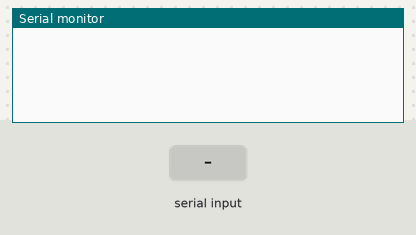
Bench run of a sketch on a simulated ESP32. Shown: the last lines printed to the serial monitor. Inputs (shaded band) come from the test bench.

Above: at 1.2 s.
1.3 s: "motor-speed" received over the second serial link
At 3.0 s:
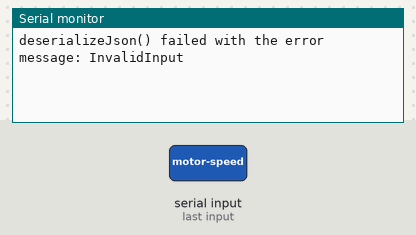
3.8 s: "1" received over the second serial link
At 6.1 s:
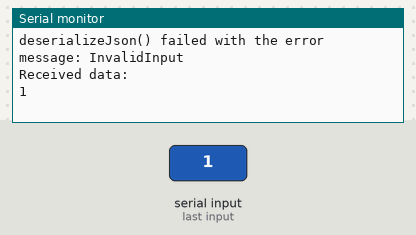

The sketch:

WebServerSerial.ino
```cpp
#include <WiFi.h>
#include <esp_now.h>
#include <ArduinoJson.h>

int motorSpeed = 0;

// Pins for the serial communication
const int RXD1 = 26;
const int TXD1 = 22;

void setup()
{
    Serial.begin(115200);
    Serial1.begin(115200, SERIAL_8N1, RXD1, TXD1);
}

void loop()
{
    resendSerial1();
}

DynamicJsonDocument createRemoteCommandJson(String command)
{
    DynamicJsonDocument jsonDoc(500);
    jsonDoc["sender"] = "webserver";
    jsonDoc["receiver"] = "fan";
    jsonDoc["topic"] = "remote-commands";
    jsonDoc["command"] = command;
    return jsonDoc;
}

void sendSpeedUpCommand()
{
    serializeJson(createRemoteCommandJson("speed-up"), Serial1);
}

void sendSpeedDownCommand()
{
    serializeJson(createRemoteCommandJson("speed-down"), Serial1);
}

void processReceivedJson(DynamicJsonDocument &jsonDoc)
{
    Serial.println("Received data:");

    // Converts the jsonDoc variable to text and sends it through
    // the Serial port using Serial.print() behind the scenes
    serializeJson(jsonDoc, Serial);
    Serial.println("");

    String topic = jsonDoc["topic"].as<String>();

    if (topic == "motor-speed")
    {
        motorSpeed = jsonDoc["motor-speed"].as<int>();
    }
}

void resendSerial1()
{
    if (Serial1.available() > 0)
    {
        DynamicJsonDocument receivedJson(500);
        DeserializationError error = deserializeJson(receivedJson, Serial1);

        if (error != DeserializationError::Ok)
        {
            Serial.print(F("deserializeJson() failed with the error message: "));
            Serial.println(error.c_str());
            return;
        }

        processReceivedJson(receivedJson);
    }
}
```

Measured:
- after the input at 1.3 s, the serial monitor: prints a new line after 1.0 s (image 1)
- after the input at 3.8 s, the serial monitor: prints a new line after 1.0 s (image 2)
